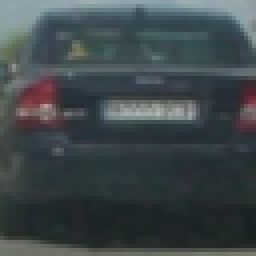
#> input picture TrainTestData/Initial_GKU/vehicles/GTI_MiddleClose/image0008.png, 64 x 64 px (shown 4 times larger)
$ python -i ExtractFeatures.py   (imports and definitions only)
#> lines starting #> are read from the running program, lines starting #| are printed output that depends on the picture
'''
    Extract spatial and hog feature functions
'''
import matplotlib.pyplot as plt
import matplotlib.image as mpimg
import matplotlib.gridspec as gridspec
import glob
import numpy as np
import cv2
from skimage.feature import hog


# Convert RGB to specific color type
def convert_color(img, color_space):
#> called with color_space = 'YUV'
    if color_space == 'HSV':
        feature_image = cv2.cvtColor(img, cv2.COLOR_RGB2HSV)
    elif color_space == 'LUV':
        feature_image = cv2.cvtColor(img, cv2.COLOR_RGB2LUV)
    elif color_space == 'HLS':
        feature_image = cv2.cvtColor(img, cv2.COLOR_RGB2HLS)
    elif color_space == 'YUV':
        feature_image = cv2.cvtColor(img, cv2.COLOR_RGB2YUV)
#> feature_image: shape (64, 64, 3); mean of channels 0, 1, 2 69.4, 130.5, 122.2
    elif color_space == 'YCrCb':
        feature_image = cv2.cvtColor(img, cv2.COLOR_RGB2YCrCb)
    else:
        feature_image = img
    return feature_image


def convertTo255(img):
    img_cvt = np.array([x*255 for x in img]).astype(np.uint8)
    return img_cvt

def ContrastEnhanceRGB(img):
    # Convert to YUV
    img_yuv = convert_color(img, 'YUV')
    img_yuv[:,:,0] = cv2.equalizeHist(img_yuv[:,:,0])
#> img_yuv: shape (64, 64, 3); mean of channels 0, 1, 2 129.1, 130.5, 122.2

    # convert  back to RGB format
    img_en = cv2.cvtColor(img_yuv, cv2.COLOR_YUV2RGB)
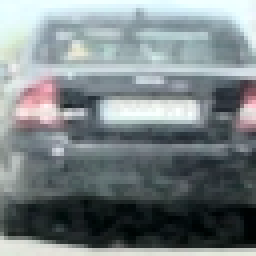
#> img_en: shape (64, 64, 3) (shown 4 times larger); mean R, G, B 122.4, 131.5, 133.9
    img_en = cv2.blur(img_en,(5,5))
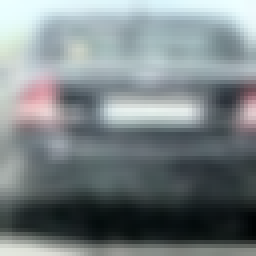
#> img_en: shape (64, 64, 3) (shown 4 times larger); mean R, G, B 121.7, 130.9, 133.4
    return img_en


# Define a function to return HOG features and visualization
# Note img is 1 channel only: could be a type of RGB, HLS, YCrCb....
# [158 lines left out: functions get_hog_features, bin_spatial, color_hist, extract_features, MultiplePlots, test_bin_spatial and 1 more, not called in this run]


# [39 lines not run here, left out]


>>> import cv2
>>> picture = cv2.cvtColor(cv2.imread('../TrainTestData/Initial_GKU/vehicles/GTI_MiddleClose/image0008.png'), cv2.COLOR_BGR2RGB)
>>> result = ContrastEnhanceRGB(picture)

$ run again, on TrainTestData/Initial_GKU/vehicles/GTI_MiddleClose/image0074.png
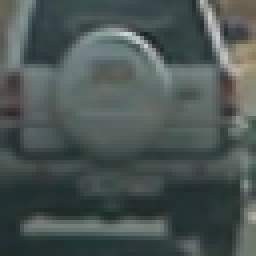
#> input picture TrainTestData/Initial_GKU/vehicles/GTI_MiddleClose/image0074.png, 64 x 64 px (shown 4 times larger)
#> feature_image: shape (64, 64, 3); mean of channels 0, 1, 2 82, 128.5, 121.9
#> img_yuv: shape (64, 64, 3); mean of channels 0, 1, 2 128.9, 128.5, 121.9
#> in ContrastEnhanceRGB, `img_en = cv2.cvtColor(img_yuv, cv2.COLOR_YUV2RGB)`:
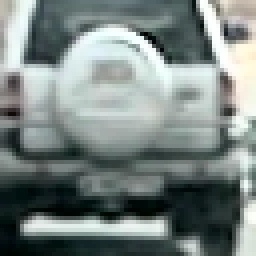
#> img_en: shape (64, 64, 3) (shown 4 times larger); mean R, G, B 121.9, 132.2, 129.8
#> in ContrastEnhanceRGB, `img_en = cv2.blur(img_en,(5,5))`:
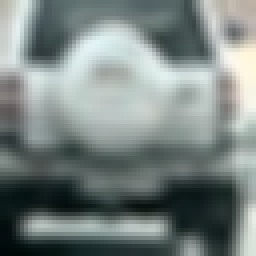
#> img_en: shape (64, 64, 3) (shown 4 times larger); mean R, G, B 122, 132.3, 129.9

$ run again, on TrainTestData/Initial_GKU/vehicles/GTI_MiddleClose/image0080.png
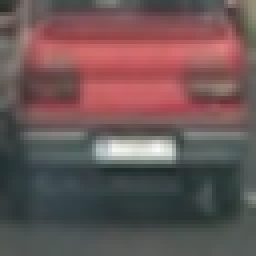
#> input picture TrainTestData/Initial_GKU/vehicles/GTI_MiddleClose/image0080.png, 64 x 64 px (shown 4 times larger)
#> feature_image: shape (64, 64, 3); mean of channels 0, 1, 2 92.2, 125, 140.9
#> img_yuv: shape (64, 64, 3); mean of channels 0, 1, 2 129, 125, 140.9
#> in ContrastEnhanceRGB, `img_en = cv2.cvtColor(img_yuv, cv2.COLOR_YUV2RGB)`:
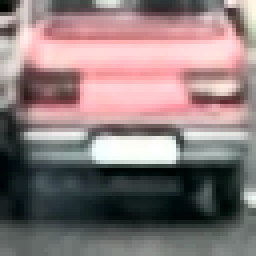
#> img_en: shape (64, 64, 3) (shown 4 times larger); mean R, G, B 138.9, 122.6, 122.9
#> in ContrastEnhanceRGB, `img_en = cv2.blur(img_en,(5,5))`:
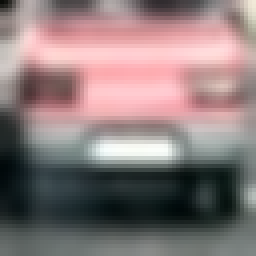
#> img_en: shape (64, 64, 3) (shown 4 times larger); mean R, G, B 138.8, 122.4, 122.7

$ run again, on TrainTestData/Initial_GKU/vehicles/GTI_MiddleClose/image0092.png
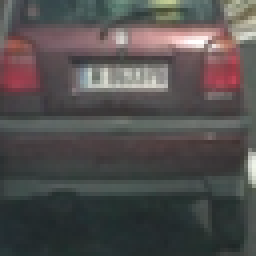
#> input picture TrainTestData/Initial_GKU/vehicles/GTI_MiddleClose/image0092.png, 64 x 64 px (shown 4 times larger)
#> feature_image: shape (64, 64, 3); mean of channels 0, 1, 2 79.8, 127.2, 130.1
#> img_yuv: shape (64, 64, 3); mean of channels 0, 1, 2 129.2, 127.2, 130.1
#> in ContrastEnhanceRGB, `img_en = cv2.cvtColor(img_yuv, cv2.COLOR_YUV2RGB)`:
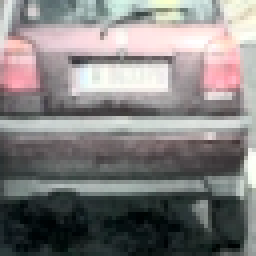
#> img_en: shape (64, 64, 3) (shown 4 times larger); mean R, G, B 130.9, 128.3, 127.6
#> in ContrastEnhanceRGB, `img_en = cv2.blur(img_en,(5,5))`:
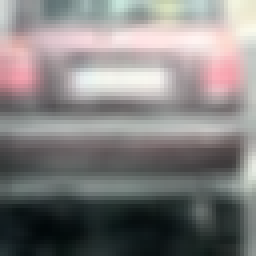
#> img_en: shape (64, 64, 3) (shown 4 times larger); mean R, G, B 130.7, 128, 127.4
